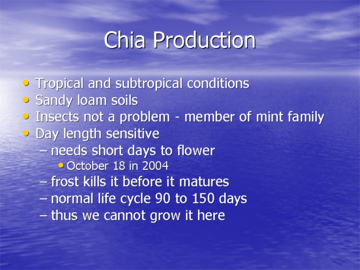
%> input picture slide1.jpeg, 360 x 270 px
$ octave --eval "result = hw09;"   (GNU Octave 9; MATLAB toolbox functions it lacks are replaced by stand-ins)
%> lines starting %> are read from the running program, lines starting %| are printed output that depends on the picture
function [q] = hw09()
% usage:
%  q = hw09()
% where q is the number of questions answered
%
%  assumes all required files for hw09 exist in the same directory as the
%  script

format compact
close all
q = 4;

% A

% 1

s1c = imread("slide1.jpeg");
%> s1c is the input picture: size 270x360x3 uint8; mean R, G, B 98.7, 98.8, 188.8
s2c = imread("slide2.jpeg");
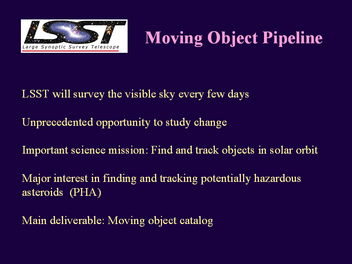
%> input picture slide2.jpeg, 352 x 264 px
%> s2c is the input picture: size 264x352x3 uint8; mean R, G, B 39.1, 16.1, 70.9
s3c = imread("slide3.jpeg");
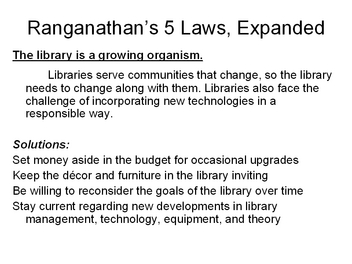
%> input picture slide3.jpeg, 352 x 264 px
%> s3c is the input picture: size 264x352 uint8; min 0, max 255, mean 232.9
f1c = imread("frame1.jpg");
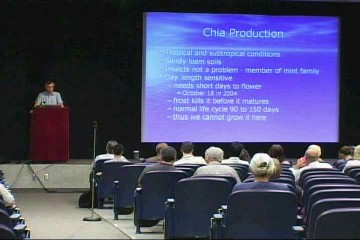
%> input picture frame1.jpg, 360 x 240 px
%> f1c is the input picture: size 240x360x3 uint8; mean R, G, B 74.2, 74.3, 110.7
f2c = imread("frame2.jpg");
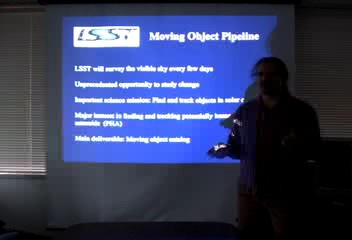
%> input picture frame2.jpg, 352 x 240 px
%> f2c is the input picture: size 240x352x3 uint8; mean R, G, B 54.5, 62.9, 98.8
f3c = imread("frame3.jpg");
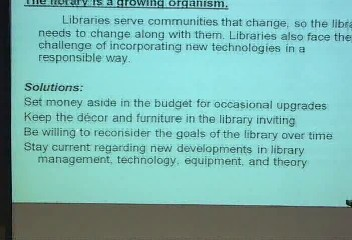
%> input picture frame3.jpg, 352 x 240 px
%> f3c is the input picture: size 240x352x3 uint8; mean R, G, B 124, 182.5, 177.2

% [6 lines of commented-out code are left out]

%> (the run ends here)
